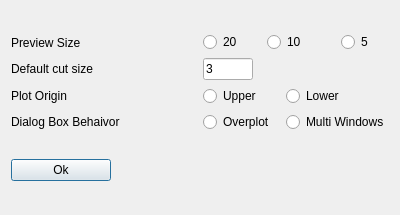
<?xml version="1.0" encoding="UTF-8"?>
<ui version="4.0">
 <class>prefs</class>
 <widget class="QDialog" name="prefs">
  <property name="geometry">
   <rect>
    <x>0</x>
    <y>0</y>
    <width>400</width>
    <height>215</height>
   </rect>
  </property>
  <property name="windowTitle">
   <string>Preference</string>
  </property>
  <layout class="QVBoxLayout" name="verticalLayout_2">
   <item>
    <layout class="QHBoxLayout" name="horizontalLayout">
     <item>
      <layout class="QVBoxLayout" name="verticalLayout">
       <item>
        <widget class="QLabel" name="label">
         <property name="text">
          <string>Preview Size</string>
         </property>
        </widget>
       </item>
       <item>
        <widget class="QLabel" name="label_2">
         <property name="text">
          <string>Default cut size</string>
         </property>
        </widget>
       </item>
       <item>
        <widget class="QLabel" name="label_3">
         <property name="text">
          <string>Plot Origin</string>
         </property>
        </widget>
       </item>
       <item>
        <widget class="QLabel" name="label_4">
         <property name="text">
          <string>Dialog Box Behaivor</string>
         </property>
        </widget>
       </item>
      </layout>
     </item>
     <item>
      <layout class="QGridLayout" name="gridLayout">
       <item row="0" column="0" colspan="2">
        <widget class="QRadioButton" name="preview20">
         <property name="text">
          <string>20</string>
         </property>
         <attribute name="buttonGroup">
          <string>buttonGroup</string>
         </attribute>
        </widget>
       </item>
       <item row="0" column="4">
        <widget class="QRadioButton" name="preview5">
         <property name="text">
          <string>5</string>
         </property>
         <attribute name="buttonGroup">
          <string>buttonGroup</string>
         </attribute>
        </widget>
       </item>
       <item row="1" column="0" colspan="2">
        <widget class="QLineEdit" name="cutsizeset">
         <property name="maximumSize">
          <size>
           <width>50</width>
           <height>16777215</height>
          </size>
         </property>
         <property name="text">
          <string>3</string>
         </property>
        </widget>
       </item>
       <item row="2" column="0" colspan="2">
        <widget class="QRadioButton" name="plotup">
         <property name="text">
          <string>Upper</string>
         </property>
         <attribute name="buttonGroup">
          <string>buttonGroup_2</string>
         </attribute>
        </widget>
       </item>
       <item row="2" column="3" colspan="2">
        <widget class="QRadioButton" name="plotdown">
         <property name="text">
          <string>Lower</string>
         </property>
         <attribute name="buttonGroup">
          <string>buttonGroup_2</string>
         </attribute>
        </widget>
       </item>
       <item row="3" column="0" colspan="3">
        <widget class="QRadioButton" name="overplot">
         <property name="text">
          <string>Overplot</string>
         </property>
         <attribute name="buttonGroup">
          <string>buttonGroup_3</string>
         </attribute>
        </widget>
       </item>
       <item row="3" column="3" colspan="2">
        <widget class="QRadioButton" name="multi">
         <property name="text">
          <string>Multi Windows</string>
         </property>
         <attribute name="buttonGroup">
          <string>buttonGroup_3</string>
         </attribute>
        </widget>
       </item>
       <item row="0" column="2" colspan="2">
        <widget class="QRadioButton" name="preview10">
         <property name="text">
          <string>10</string>
         </property>
         <attribute name="buttonGroup">
          <string>buttonGroup</string>
         </attribute>
        </widget>
       </item>
      </layout>
     </item>
    </layout>
   </item>
   <item>
    <widget class="QPushButton" name="ok_sync">
     <property name="maximumSize">
      <size>
       <width>100</width>
       <height>16777215</height>
      </size>
     </property>
     <property name="text">
      <string>Ok</string>
     </property>
    </widget>
   </item>
  </layout>
 </widget>
 <resources/>
 <connections/>
 <buttongroups>
  <buttongroup name="buttonGroup"/>
  <buttongroup name="buttonGroup_2"/>
  <buttongroup name="buttonGroup_3"/>
 </buttongroups>
</ui>
